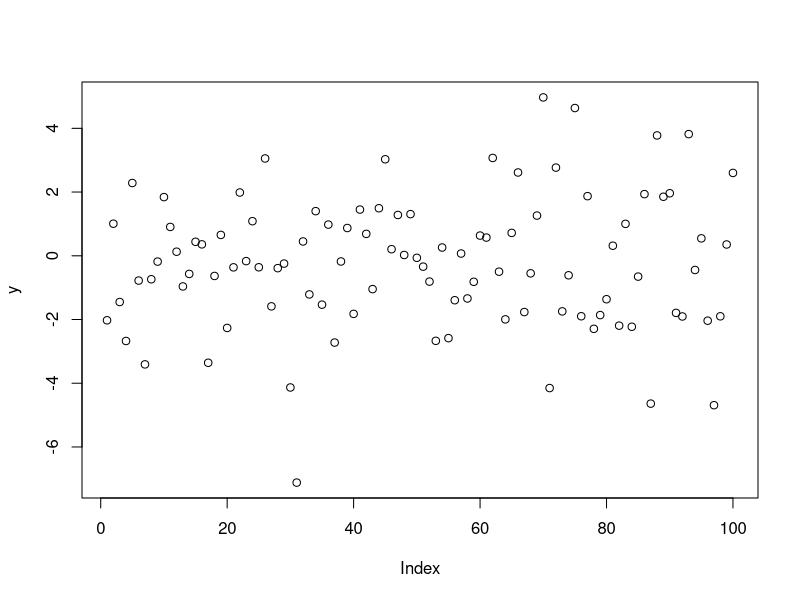
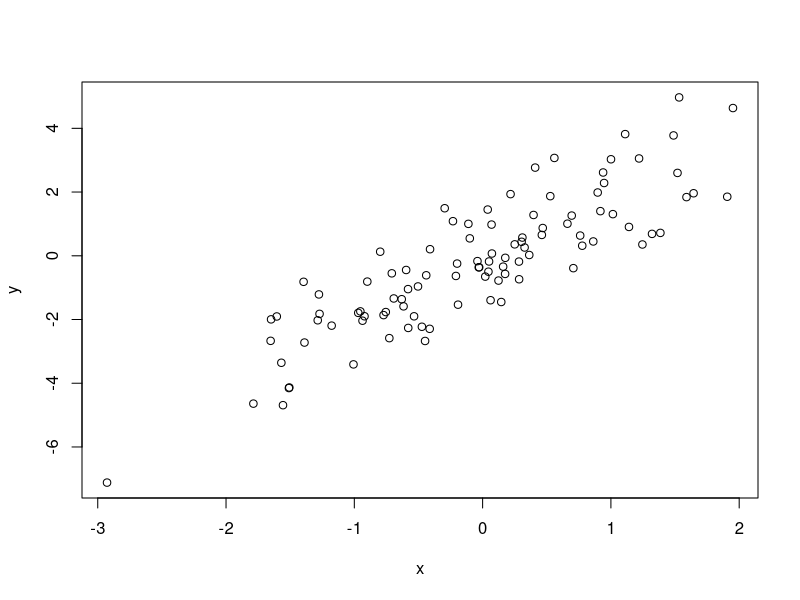
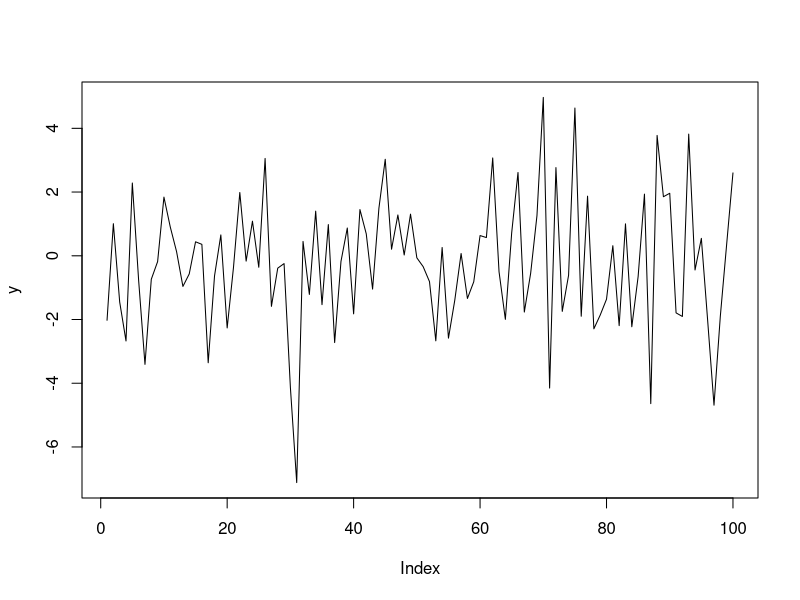

R code for these plots, in order:
## ---- chunk 1
x <- rnorm(100) #Gerando alguns números de uma normal
y <- 2*x+rnorm(100) #y é uma função de x com algum erro adicionado
plot(y)
plot(x,y)
## ---- chunk 2
plot(y,type="l")
